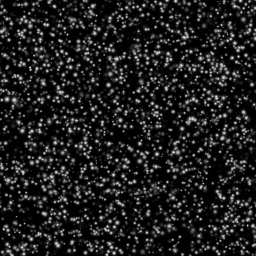
#> input picture Ex2/Flow/program_distribution_20240603/original01_000003.bmp, 256 x 256 px, given in place of original01_000003.bmp000001.bmp, which was not available
$ python bgr.py -i original01_000003.bmp
#> lines starting #> are read from the running program, lines starting #| are printed output that depends on the picture
from PIL import Image
import os
import sys
import csv
import math
import time
import argparse
import numpy as np
import matplotlib.pyplot as plt


def mk_array(A_DATA, B_DATA, wid, hei):
    for jj in range(hei):
        for ii in range(wid):
            if B_DATA.getpixel((ii, jj)) > A_DATA.getpixel((ii, jj)):
                B_DATA.putpixel((ii, jj), A_DATA.getpixel((ii, jj)))


def bg_remove(A_DATA, B_DATA, wid, hei):
    for jj in range(hei):
        for ii in range(wid):
            A_DATA.putpixel((ii, jj), A_DATA.getpixel((ii, jj)) - B_DATA.getpixel((ii, jj)))


def get_args():
    parser = argparse.ArgumentParser(
        prog='bgr.py',
        formatter_class=argparse.ArgumentDefaultsHelpFormatter)

    parser.add_argument('-i',
                        help='rootname of bmp image (***.bmp; extension is needed)',
                        action='store', default=None)
    parser.add_argument('-s',
                        help='start number of bmp image',
                        action='store', type=int, default=1)
    parser.add_argument('-n',
                        help='total number of bmp image',
                        action='store', type=int, default=11)

    if parser.parse_args().i == None:
        parser.print_help()
        quit()

    args = parser.parse_args()
    return (args)


if __name__ == "__main__":

    t1 = time.perf_counter()
    args = get_args()
    rootname = args.i
    start = args.s
    num = args.n
    print('rootname of bmp  : ' + args.i)
    print('start num of bmp : ' + str(args.s))
    print('total num of bmp : ' + str(args.n))

    infilename1 = rootname + '{:06d}'.format(start) + '.bmp'
    print('Reading : ' + infilename1)
    A_DATA = Image.open(infilename1).transpose(Image.FLIP_TOP_BOTTOM)
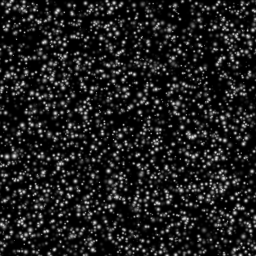
#> A_DATA: PIL image 256x256 L; min 0, max 229, mean 30.6

    print('----- ----- ----- ----- ----- -----')
    print('width  of image : ' + str(A_DATA.size[0]))
#| width  of image : 256
    print('height of image : ' + str(A_DATA.size[1]))
#| height of image : 256
    print('----- ----- ----- ----- ----- -----')

    wid = A_DATA.size[0]
#> wid = 256
    hei = A_DATA.size[1]
#> hei = 256

    B_DATA = Image.new("L", (wid, hei), 255)
#> B_DATA: PIL image 256x256 L; every value is 255

    for kk in range(num):
        infilename1 = rootname + '{:06d}'.format(int(start + kk)) + '.bmp'
        print('Reading : ' + infilename1)
        A_DATA = Image.open(infilename1).transpose(Image.FLIP_TOP_BOTTOM)
        mk_array(A_DATA, B_DATA, wid, hei)
#> pass 2 of the loop `for kk in range(num):`:
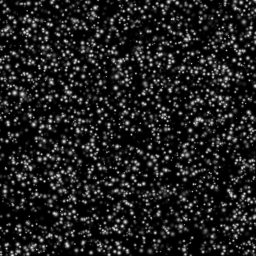
#> input picture Ex2/Flow/program_distribution_20240603/original01_000004.bmp, 256 x 256 px, given in place of original01_000003.bmp000002.bmp, which was not available
#> `A_DATA = Image.open(infilename1).transpose(Image.FLIP_TOP_BOTTOM)`:
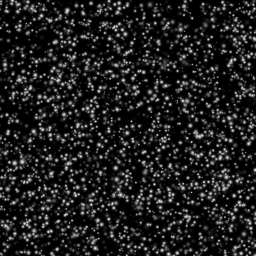
#> A_DATA: PIL image 256x256 L; min 0, max 228, mean 31.1
#> after the loop in mk_array (call 2), `for jj in range(hei):`:
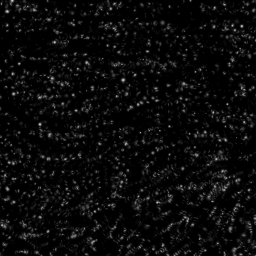
#> B_DATA: PIL image 256x256 L; min 0, max 210, mean 10.6
#> (the run stopped early here; a loop or call above may not have finished)
